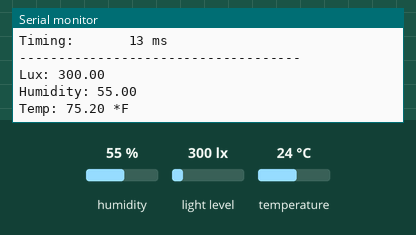
Recording of a sketch running on a simulated Arduino MKR. Shown: the last lines printed to the serial monitor. The test bench sets the inputs (shaded band); at power-on: humidity 55 %, light level 300 lx, temperature 24 °C. WiFi joins after 1.5 s; servers stay silent unless stated.

Above: at 12.7 s.
12.8 s: humidity set to 22 %
At 14.0 s:
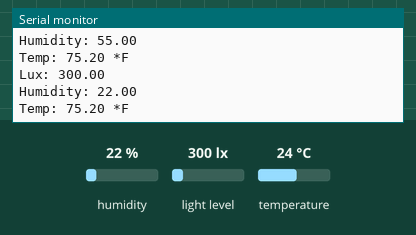
15.3 s: light level set to 40 lx
At 16.9 s:
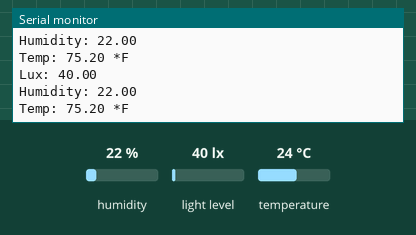
17.8 s: temperature set to 12 °C
At 20.1 s:
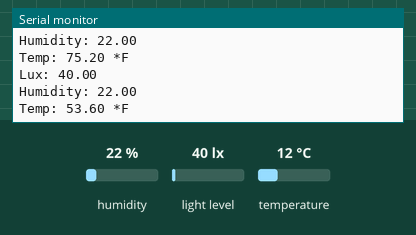
20.3 s: light level set to 500 lx
At 22.1 s:
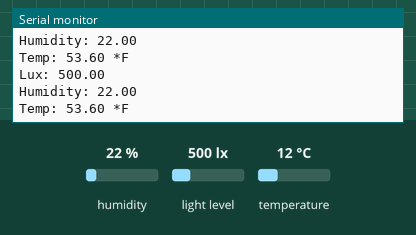
22.8 s: humidity set to 40 %
At 25.0 s:
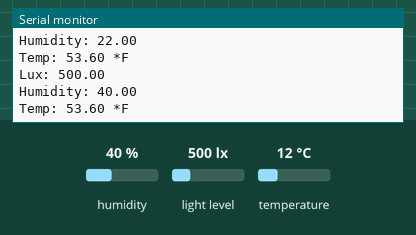
Timing chart, 0 to 26.3 s (numbered marks = the images above; inputs shaded):
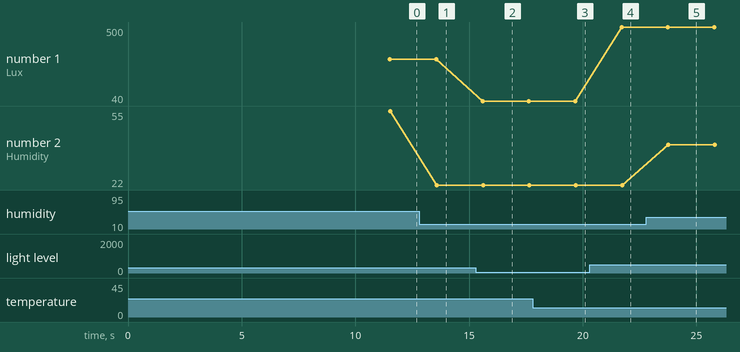

The sketch:

lux_temp_humid.ino
```cpp
/***********************************************************************************
 ***********************************************************************************
 * Lux Sensor Set-Up
 ***********************************************************************************
 **********************************************************************************/
#include <Wire.h>
#include <Adafruit_Sensor.h>
#include <Adafruit_TSL2561_U.h>
Adafruit_TSL2561_Unified tsl = Adafruit_TSL2561_Unified(TSL2561_ADDR_FLOAT, 12345);

/*************************************************************************
    Configures the gain and integration time for the TSL2561
*************************************************************************/
void configureSensor(void)
{
  /* You can also manually set the gain or enable auto-gain support */
  // tsl.setGain(TSL2561_GAIN_1X);      /* No gain ... use in bright light to avoid sensor saturation */
  // tsl.setGain(TSL2561_GAIN_16X);     /* 16x gain ... use in low light to boost sensitivity */
  tsl.enableAutoRange(true);            /* Auto-gain ... switches automatically between 1x and 16x */

  /* Changing the integration time gives you better sensor resolution (402ms = 16-bit data) */
  tsl.setIntegrationTime(TSL2561_INTEGRATIONTIME_13MS);      /* fast but low resolution */
  // tsl.setIntegrationTime(TSL2561_INTEGRATIONTIME_101MS);  /* medium resolution and speed   */
  // tsl.setIntegrationTime(TSL2561_INTEGRATIONTIME_402MS);  /* 16-bit data but slowest conversions */

  /* Update these values depending on what you've set above! */
  Serial.println("------------------------------------");
  Serial.print  ("Gain:         "); Serial.println("Auto");
  Serial.print  ("Timing:       "); Serial.println("13 ms");
  Serial.println("------------------------------------");
}
/***********************************************************************************
 ***********************************************************************************
 * End Lux Sensor Set-Up
 ***********************************************************************************
 **********************************************************************************/


 /**********************************************************************************
 ***********************************************************************************
 * Start Temp-Humid Set-Up
 ***********************************************************************************
 **********************************************************************************/
#include "DHT.h"
#define DHTPIN 2     // what digital pin we're connected to
#define DHTTYPE DHT11
DHT dht(DHTPIN, DHTTYPE);
/***********************************************************************************
 ***********************************************************************************
 * End Temp-Humid Sensor Set-Up
 ***********************************************************************************
 ***********************************************************************************/

/**********************************************************************************
 ***********************************************************************************
 * Start WiFi Set-Up
 ***********************************************************************************
 **********************************************************************************/

#include <SPI.h>
#include <WiFi101.h>

char ssid[] = "BPD-Surveillance-Van1";     //  your network SSID (name)
char pass[] = "Big_C1310";  // your network password
int status = WL_IDLE_STATUS;     // the Wifi radio's status

/**********************************************************************************
 ***********************************************************************************
 * End WiFi Set-Up
 ***********************************************************************************
 **********************************************************************************/

void setup() {
  Serial.begin(9600);

  /********Connect Via WiFi********/
  while (!Serial) {
    ; // wait for serial port to connect. Needed for native USB port only
  }

  // check for the presence of the shield:
  if (WiFi.status() == WL_NO_SHIELD) {
    Serial.println("WiFi shield not present");
    // don't continue:
    while (true);
  }

  // attempt to connect to Wifi network:
  while ( status != WL_CONNECTED) {
    Serial.print("Attempting to connect to WPA SSID: ");
    Serial.println(ssid);
    // Connect to WPA/WPA2 network:
    status = WiFi.begin(ssid, pass);

    // wait 10 seconds for connection:
    delay(10000);
  }

  // you're connected now, so print out the data:
  Serial.println("You're connected to the network");
  /******** End WiFi Connect ********/


  /******** Initialise the Lux Sensor ********/
  if(!tsl.begin())
  {
    /* There was a problem detecting the ADXL345 ... check your connections */
    Serial.print("Ooops, no TSL2561 detected ... Check your wiring or I2C ADDR!");
    while(1);
  }

  configureSensor();
  /******** End Lux initialization ********/

  /******** Temp-Humid Sensor ********/
  dht.begin();
  /******** End Temp-Humid init ********/


}

void loop() {

  /********** Lux Sensor Start **********/
  /* Get a new sensor event */
  sensors_event_t event;
  tsl.getEvent(&event);

  /* Display the results (light is measured in lux) */
  if (event.light)
  {
    Serial.print("Lux: ");
    Serial.println(event.light);
  }
  else
  {
    /* If event.light = 0 lux the sensor is probably saturated
       and no reliable data could be generated! */
    Serial.println("Sensor overload");
  }
  /********** End Lux Sensor **********/

  /********** Start Temp-Humid Sensor **********/
  float h = dht.readHumidity();
  float f = dht.readTemperature(true);

  //Validate Temp-Humid Readings
  if (isnan(h) || isnan(f)) {
    Serial.println("Failed to read from DHT sensor!");
    return;
  }
  Serial.print("Humidity: ");
  Serial.println(h);
  Serial.print("Temp: ");
  Serial.print(f);
  Serial.println(" *F\t");
  Serial.println("\n");

  /********** End Temp-Humid Sensor **********/

  delay(2000);

}
```

Measured:
- after the input at 12.8 s, the serial monitor: prints a new line after 0.78 s (image 1)
- after the input at 15.3 s, the serial monitor: prints a new line after 0.29 s (image 2)
- after the input at 17.8 s, the serial monitor: prints a new line after 1.9 s (image 3)
- after the input at 20.3 s, the serial monitor: prints a new line after 1.4 s (image 4)
- after the input at 22.8 s, the serial monitor: prints a new line after 0.97 s (image 5)
- plotted number 1: 300 → 40 after the input at 15.3 s, 40 → 500 after the input at 20.3 s
- plotted number 2: 55 → 22 after the input at 12.8 s, 22 → 40 after the input at 22.8 s
